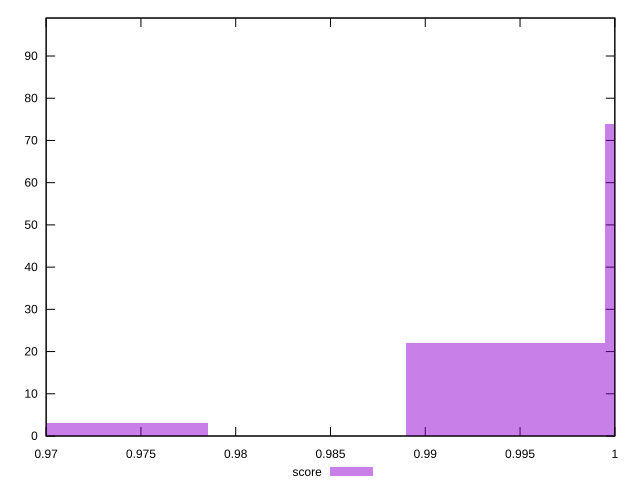

The gnuplot source for this figure:
reset

$score <<EOF
0.9732942921012455 3
1.0046908821690277 74
0.9942253521464337 22
EOF

set key outside below
set boxwidth 0.010465530022594038
set xrange [0.97:1]
set yrange [0:99]
set trange [0:99]
set style fill transparent solid 0.5 noborder
set terminal svg size 640, 490 enhanced background rgb 'white'
set output "report/report_00029_2021-02-24T13-36-40.390Z/first-meaningful-paint/samples/card/score/histogram.svg"

plot $score title "score" with boxes

reset
